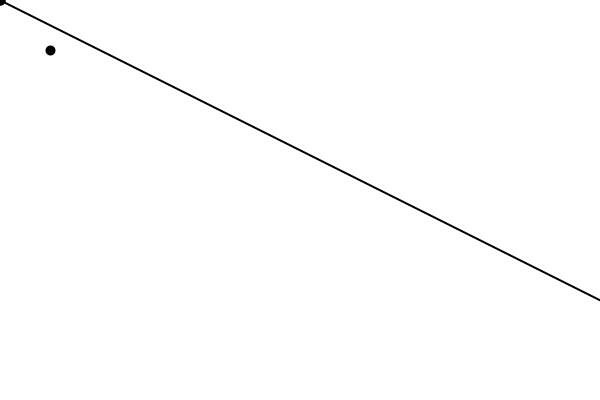
Frame 1 (no input)
Frame 60 (the mouse pressed at the canvas centre just before this capture): identical to frame 1, image omitted
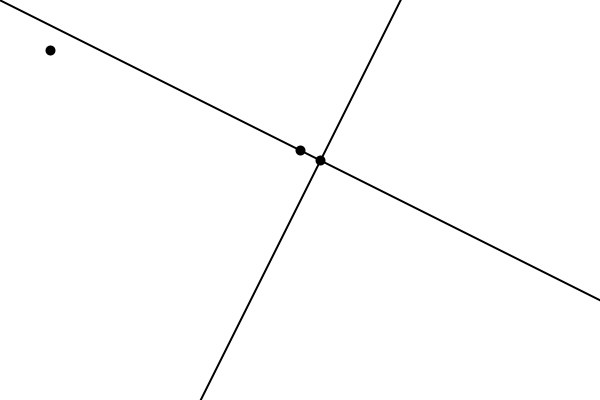
Frame 120 (the mouse held since frame 60 and released just before this capture)

The Processing sketch that drew these frames (run headless with seeded random() and noise(); from frame 60 on, the mouse is pressed at the canvas centre):

// Processing sketch: lines
// ── lines.pde

PVector base = new PVector();
PVector A = new PVector();
PVector B = new PVector();
PVector C = new PVector();

float m;

float x,y;

Lines Line;
Lines temp;
Lines Perpend;

void setup()
{
  size (600,400);
  
  base.set( 50,50);
  m = 0.5;
  Line = new Lines(A,m);
}


void draw()
{
  background(255);
  
  strokeWeight(10);
  stroke(0);
  point(base.x, base.y);
  
  strokeWeight(2);
  stroke(0);
  line( 0, Line.f_of_x(0),   width, Line.f_of_x(width) );
  
  x = mouseX;
  y = Line.f_of_x(x);
  
  strokeWeight(10);
  stroke(0);
  point(x,y);
  
  Perpend = perpendicular_point( Line, mouseX, mouseY);
  strokeWeight(2);
  stroke(0);
  line( 0, Perpend.f_of_x(0),   width, Perpend.f_of_x(width) );
  
  C.set( intersection( Perpend, Line) );
  strokeWeight(10);
  stroke(0);
  point(C.x, C.y);
  //Eo draw
}

PVector intersection( Lines A, Lines B)
{
  float x;
  float y;
  PVector result = new PVector();
  
  x = ( B.point.y -A.point.y - B.gradient*B.point.x + A.gradient * A.point.x ) / (A.gradient - B.gradient) ;
  y = A.f_of_x( x );
  
  result.set(x, y);
  
  return result;
  // Eo intersection
}


Lines perpendicular_vec( Lines L, PVector P)
{
  Lines answer = new Lines(P, (-1/ L.gradient) );
  return answer;
}

Lines perpendicular_point( Lines L, float x, float y)
{
  PVector P = new PVector( x,y);
  
  Lines answer = new Lines(P, (-1/ L.gradient) );
  return answer;
}

// ###################################################
class Lines
{
  float gradient = 0;
  PVector point = new PVector(0,0);
  PVector other = new PVector(0,0); 
  
  Lines()
  {
    // nada    
  }
  
  Lines( PVector A, float m )
  {
    point.set(A);
    gradient = m;
  }
  
  Lines( PVector A, PVector B )
  {
    point.set(A);
    other.set(B);
    
    gradient = ( B.y - A.y) / (B.x - A.x );
  }
  
  Lines( float Ax, float Ay, float Bx, float By )
  {
    point.set(Ax, Ay);
    other.set(Bx, By);
    
    gradient = ( By - Ay) / (Bx - Ax );
  }

  
  float f_of_x( float X )
  {
    float answer;
    answer = gradient * ( X - point.x) + point.y;
    return answer;
  }
  
  
  //Eo lines
}
